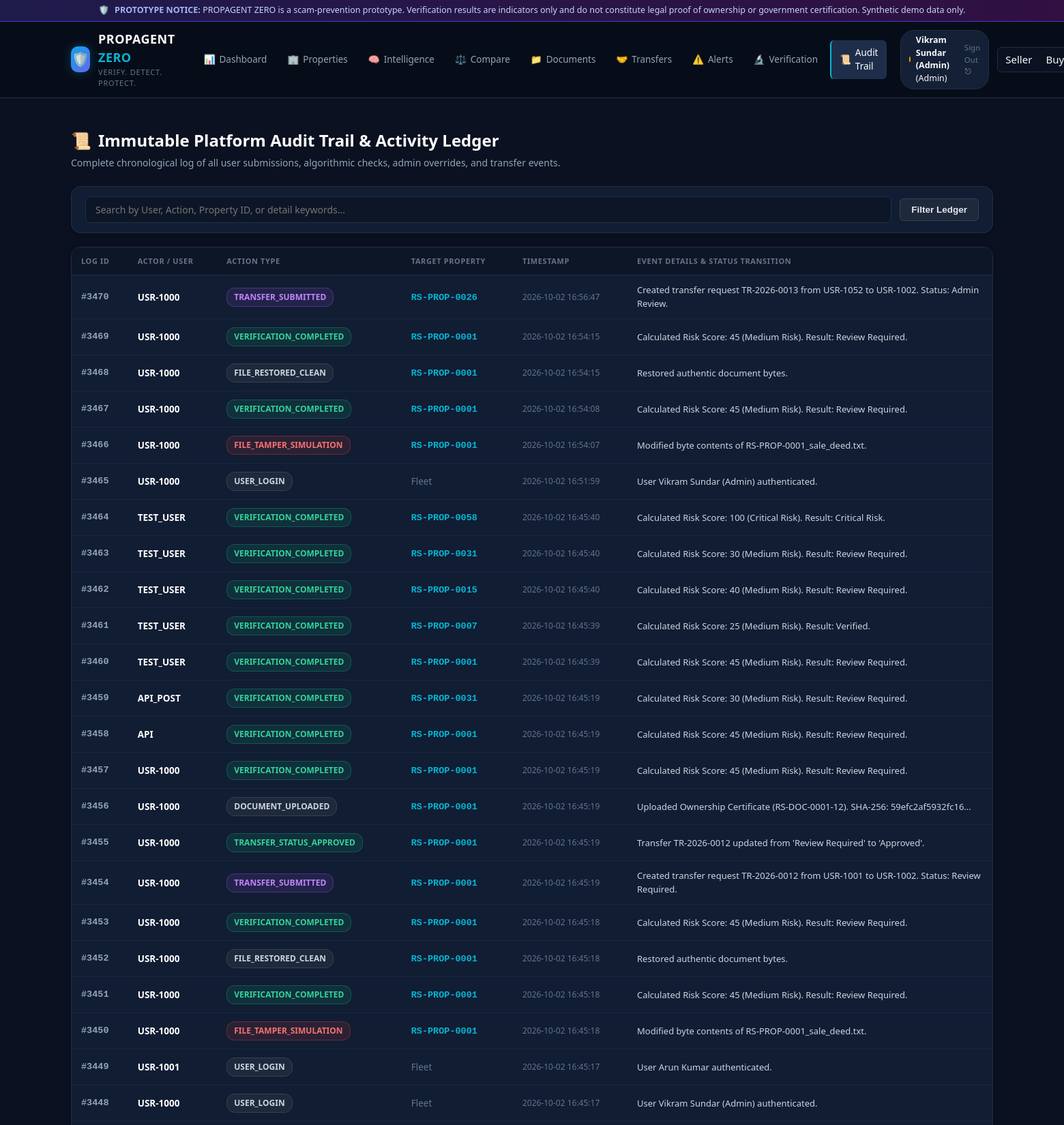
The app's page /audit (signed in, upper part) with its own data.
### tables this page shows
CREATE TABLE audit_logs (
        id INTEGER PRIMARY KEY AUTOINCREMENT,
        user_id TEXT NOT NULL,
        property_id TEXT,
        action TEXT NOT NULL,
        timestamp TEXT NOT NULL DEFAULT CURRENT_TIMESTAMP,
        details TEXT
    );

### app.py (the view)
@app.route('/audit')
@login_required
@role_required('admin')
def audit():
    query = request.args.get('q', '').strip()
    conn = get_db_connection()
    cursor = conn.cursor()
    sql = "SELECT * FROM audit_logs WHERE 1=1"
    params = []
    if query:
        sql += " AND (user_id LIKE ? OR action LIKE ? OR property_id LIKE ? OR details LIKE ?)"
        q_wild = f"%{query}%"
        params.extend([q_wild] * 4)
    sql += " ORDER BY id DESC LIMIT 200"
    cursor.execute(sql, params)
    logs = [dict(r) for r in cursor.fetchall()]
    conn.close()
    return render_template('audit.html', logs=logs, query=query)

### app.py (called while the page is built)
def get_csrf_token():
    if '_csrf_token' not in session:
        session['_csrf_token'] = secrets.token_hex(32)
    return session['_csrf_token']

@app.context_processor
def inject_template_globals():
    return {
        'csrf_token': get_csrf_token,
        'demo_mode': DEMO_MODE,
        'current_user_id': session.get('user_id'),
        'current_user_name': session.get('user_name'),
        'current_user_role': session.get('user_role')
    }

@app.before_request
def security_and_csrf_protect():
    if request.path.startswith('/api/'):
        if 'user_id' in session:
            return
        key = request.headers.get('X-API-Key') or request.args.get('api_key')
        if key and secrets.compare_digest(key, API_KEY):
            return
        return jsonify({
            'error': 'Unauthorized',
            'message': 'API access requires an active session or valid X-API-Key.'
        }), 401
    if request.method in ('POST', 'PUT', 'DELETE', 'PATCH'):
        token = request.form.get('csrf_token') or request.headers.get('X-CSRFToken')
        session_token = session.get('_csrf_token')
        if not session_token or not token or not secrets.compare_digest(token, session_token):
            return render_template('400.html', error_message="CSRF validation failed: Missing or invalid CSRF token."), 400

def login_required(f):
    @wraps(f)
    def decorated_function(*args, **kwargs):
        if 'user_id' not in session:
            flash("Please sign in to access this resource.", "warning")
            return redirect(url_for('login', next=request.url))
        return f(*args, **kwargs)
    return decorated_function

def role_required(*roles):
    def decorator(f):
        @wraps(f)
        def decorated_function(*args, **kwargs):
            if 'user_id' not in session:
                flash("Please sign in to access this resource.", "warning")
                return redirect(url_for('login', next=request.url))
            if session.get('user_role') not in roles:
                flash(f"Access denied: Action requires {' or '.join(roles)} privileges.", "danger")
                return render_template('403.html', required_roles=roles), 403
            return f(*args, **kwargs)
        return decorated_function
    return decorator

### models/database.py (called while the page is built)
def get_db_connection():
    os.makedirs(os.path.dirname(DB_PATH), exist_ok=True)
    conn = sqlite3.connect(DB_PATH)
    conn.row_factory = sqlite3.Row
    conn.execute("PRAGMA foreign_keys = ON")
    return conn

### templates/audit.html (shortened to what this page needs)
{% extends "base.html" %}
{% block content %}
<div class="page-header">
  <div class="page-title">
    <h2><span>📜</span> Immutable Platform Audit Trail & Activity Ledger</h2>
    <p>Complete chronological log of all user submissions, algorithmic checks, admin overrides, and transfer events.</p>
  </div>
</div>
<div class="card" style="padding: 14px 20px; margin-bottom: 20px;">
  <form method="GET" action="{{ url_for('audit') }}" style="display: flex; gap: 12px; align-items: center; flex-wrap: wrap;">
    <div style="flex: 1; min-width: 240px;">
      <input type="text" name="q" value="{{ query }}" class="form-control" placeholder="Search by User, Action, Property ID, or detail keywords...">
    </div>
    <button type="submit" class="btn btn-secondary">Filter Ledger</button>
  </form>
</div>
<div class="card" style="padding: 0; overflow: hidden;">
  <div class="table-responsive">
    <table class="data-table">
      <thead>
        <tr>
          <th>Log ID</th>
          <th>Actor / User</th>
          <th>Action Type</th>
          <th>Target Property</th>
          <th>Timestamp</th>
          <th>Event Details & Status Transition</th>
        </tr>
      </thead>
      <tbody>
        {% for log in logs %}
          <tr>
            <td class="mono-id">#{{ log.id }}</td>
            <td>
              <strong style="color: #fff;">{{ log.user_id }}</strong>
            </td>
            <td>
              {% if 'TAMPER' in log.action or 'MISMATCH' in log.action %}
                <span class="badge badge-high-risk">{{ log.action }}</span>
              {% elif 'VERIF' in log.action or 'APPROVED' in log.action %}
                <span class="badge badge-verified">{{ log.action }}</span>
              {% elif 'TRANSFER' in log.action %}
                <span class="badge badge-duplicate">{{ log.action }}</span>
              {% else %}
                <span class="badge badge-neutral">{{ log.action }}</span>
              {% endif %}
            </td>
            <td>
              {% if log.property_id %}
                <a href="{{ url_for('property_passport', property_id=log.property_id) }}" class="mono-id" style="text-decoration: none;">
                  {{ log.property_id }}
                </a>
              {% else %}
                <span style="color: var(--text-muted);">Fleet</span>
              {% endif %}
            </td>
            <td style="font-size: 12px; color: var(--text-muted);">{{ log.timestamp }}</td>
            <td style="font-size: 13px; color: #cbd5e1; max-width: 450px;">
              {{ log.details }}
            </td>
          </tr>
        {% else %}
          <tr>
            <td colspan="6" style="text-align: center; padding: 32px; color: var(--text-muted);">
              No audit log entries matching your search.
            </td>
          </tr>
        {% endfor %}
      </tbody>
    </table>
  </div>
</div>
{% endblock %}

### static/style.css (style rules this page uses)
:root { --bg-main: #0b1120; --bg-card: #111d33; --bg-card-hover: #162442; --bg-sidebar: #070d18; --border-color: #1e2e4a; --border-subtle: #19263e; --text-primary: #f8fafc; --text-secondary: #94a3b8; --text-muted: #64748b; --accent-cyan: #06b6d4; --accent-blue: #3b82f6; --accent-indigo: #6366f1; --status-green: #10b981; --status-green-bg: rgba(16, 185, 129, 0.12); --status-green-border: rgba(16, 185, 129, 0.3); --status-amber: #f59e0b; --status-amber-bg: rgba(245, 158, 11, 0.12); --status-amber-border: rgba(245, 158, 11, 0.3); --status-red: #ef4444; --status-red-bg: rgba(239, 68, 68, 0.12); --status-red-border: rgba(239, 68, 68, 0.3); --font-sans: system-ui, -apple-system, BlinkMacSystemFont, "Segoe UI", Roboto, "Helvetica Neue", Arial, sans-serif; --font-mono: ui-monospace, SFMono-Regular, Menlo, Monaco, Consolas, "Liberation Mono", "Courier New", monospace; --radius-sm: 6px; --radius-md: 10px; --radius-lg: 14px; }
* { box-sizing: border-box; margin: 0; padding: 0; }
body { background-color: var(--bg-main); color: var(--text-primary); font-family: var(--font-sans); line-height: 1.5; font-size: 15px; min-height: 100vh; display: flex; flex-direction: column; }
.page-header { display: flex; align-items: center; justify-content: space-between; margin-bottom: 24px; flex-wrap: wrap; gap: 16px; }
.page-title h2 { font-size: 24px; font-weight: 700; color: #fff; display: flex; align-items: center; gap: 10px; }
.page-title p { color: var(--text-secondary); font-size: 14px; margin-top: 4px; }
.card { background-color: var(--bg-card); border: 1px solid var(--border-color); border-radius: var(--radius-lg); padding: 20px; margin-bottom: 20px; box-shadow: 0 4px 12px rgba(0, 0, 0, 0.2); }
.badge { display: inline-flex; align-items: center; gap: 5px; font-size: 12px; font-weight: 600; padding: 4px 10px; border-radius: 12px; white-space: nowrap; }
.badge-low-risk, .badge-verified { background: var(--status-green-bg); border: 1px solid var(--status-green-border); color: #34d399; }
.badge-high-risk, .badge-mismatch, .badge-rejected { background: var(--status-red-bg); border: 1px solid var(--status-red-border); color: #f87171; }
.badge-duplicate { background: rgba(168, 85, 247, 0.12); border: 1px solid rgba(168, 85, 247, 0.3); color: #c084fc; }
.badge-neutral { background: #1e293b; border: 1px solid #334155; color: #cbd5e1; }
.table-responsive { width: 100%; overflow-x: auto; }
table.data-table { width: 100%; border-collapse: collapse; font-size: 13.5px; text-align: left; }
table.data-table th { background-color: #0d1627; color: var(--text-muted); font-weight: 600; text-transform: uppercase; font-size: 11px; letter-spacing: 0.6px; padding: 12px 14px; border-bottom: 1px solid var(--border-color); }
table.data-table td { padding: 12px 14px; border-bottom: 1px solid var(--border-subtle); color: var(--text-secondary); }
table.data-table td strong { color: #fff; }
.mono-id { font-family: var(--font-mono); font-weight: 600; color: var(--accent-cyan); }
.btn { display: inline-flex; align-items: center; justify-content: center; gap: 8px; padding: 8px 16px; font-size: 13.5px; font-weight: 600; border-radius: var(--radius-sm); text-decoration: none; border: 1px solid transparent; cursor: pointer; transition: all 0.15s ease; }
.btn-secondary { background: #1e293b; color: #e2e8f0; border-color: #334155; }
input.form-control, select.form-control, textarea.form-control { width: 100%; background: #0d1627; border: 1px solid var(--border-color); color: #fff; padding: 9px 14px; border-radius: var(--radius-sm); font-size: 14px; outline: none; font-family: inherit; }

### records on screen
audit_logs: id "3470", user_id "USR-1000", action "TRANSFER_SUBMITTED", property_id "RS-PROP-0026", timestamp "2026-10-02 16:56:47", details "Created transfer request TR-2026-0013 from USR-1052 to USR-1002. Status: Admin Review."
audit_logs: id "3469", user_id "USR-1000", action "VERIFICATION_COMPLETED", property_id "RS-PROP-0001", timestamp "2026-10-02 16:54:15", details "Calculated Risk Score: 45 (Medium Risk). Result: Review Required."
audit_logs: id "3468", user_id "USR-1000", action "FILE_RESTORED_CLEAN", property_id "RS-PROP-0001", timestamp "2026-10-02 16:54:15", details "Restored authentic document bytes."
audit_logs: id "3467", user_id "USR-1000", action "VERIFICATION_COMPLETED", property_id "RS-PROP-0001", timestamp "2026-10-02 16:54:08", details "Calculated Risk Score: 45 (Medium Risk). Result: Review Required."
audit_logs: id "3466", user_id "USR-1000", action "FILE_TAMPER_SIMULATION", property_id "RS-PROP-0001", timestamp "2026-10-02 16:54:07", details "Modified byte contents of RS-PROP-0001_sale_deed.txt."
audit_logs: id "3465", user_id "USR-1000", action "USER_LOGIN", shows "Fleet", timestamp "2026-10-02 16:51:59", details "User Vikram Sundar (Admin) authenticated."
audit_logs: id "3464", user_id "TEST_USER", action "VERIFICATION_COMPLETED", property_id "RS-PROP-0058", timestamp "2026-10-02 16:45:40", details "Calculated Risk Score: 100 (Critical Risk). Result: Critical Risk."
audit_logs: id "3463", user_id "TEST_USER", action "VERIFICATION_COMPLETED", property_id "RS-PROP-0031", timestamp "2026-10-02 16:45:40", details "Calculated Risk Score: 30 (Medium Risk). Result: Review Required."
audit_logs: id "3462", user_id "TEST_USER", action "VERIFICATION_COMPLETED", property_id "RS-PROP-0015", timestamp "2026-10-02 16:45:40", details "Calculated Risk Score: 40 (Medium Risk). Result: Review Required."
audit_logs: id "3461", user_id "TEST_USER", action "VERIFICATION_COMPLETED", property_id "RS-PROP-0007", timestamp "2026-10-02 16:45:39", details "Calculated Risk Score: 25 (Medium Risk). Result: Verified."
audit_logs: id "3460", user_id "TEST_USER", action "VERIFICATION_COMPLETED", property_id "RS-PROP-0001", timestamp "2026-10-02 16:45:39", details "Calculated Risk Score: 45 (Medium Risk). Result: Review Required."
audit_logs: id "3459", user_id "API_POST", action "VERIFICATION_COMPLETED", property_id "RS-PROP-0031", timestamp "2026-10-02 16:45:19", details "Calculated Risk Score: 30 (Medium Risk). Result: Review Required."
audit_logs: id "3458", user_id "API", action "VERIFICATION_COMPLETED", property_id "RS-PROP-0001", timestamp "2026-10-02 16:45:19", details "Calculated Risk Score: 45 (Medium Risk). Result: Review Required."
audit_logs: id "3457", user_id "USR-1000", action "VERIFICATION_COMPLETED", property_id "RS-PROP-0001", timestamp "2026-10-02 16:45:19", details "Calculated Risk Score: 45 (Medium Risk). Result: Review Required."
audit_logs: id "3456", user_id "USR-1000", action "DOCUMENT_UPLOADED", property_id "RS-PROP-0001", timestamp "2026-10-02 16:45:19", details "Uploaded Ownership Certificate (RS-DOC-0001-12). SHA-256: 59efc2af5932fc16..."
audit_logs: id "3455", user_id "USR-1000", action "TRANSFER_STATUS_APPROVED", property_id "RS-PROP-0001", timestamp "2026-10-02 16:45:19", details "Transfer TR-2026-0012 updated from 'Review Required' to 'Approved'."
audit_logs: id "3454", user_id "USR-1000", action "TRANSFER_SUBMITTED", property_id "RS-PROP-0001", timestamp "2026-10-02 16:45:19", details "Created transfer request TR-2026-0012 from USR-1001 to USR-1002. Status: Review Required."
audit_logs: id "3453", user_id "USR-1000", action "VERIFICATION_COMPLETED", property_id "RS-PROP-0001", timestamp "2026-10-02 16:45:18", details "Calculated Risk Score: 45 (Medium Risk). Result: Review Required."
audit_logs: id "3452", user_id "USR-1000", action "FILE_RESTORED_CLEAN", property_id "RS-PROP-0001", timestamp "2026-10-02 16:45:18", details "Restored authentic document bytes."
audit_logs: id "3451", user_id "USR-1000", action "VERIFICATION_COMPLETED", property_id "RS-PROP-0001", timestamp "2026-10-02 16:45:18", details "Calculated Risk Score: 45 (Medium Risk). Result: Review Required."
audit_logs: id "3450", user_id "USR-1000", action "FILE_TAMPER_SIMULATION", property_id "RS-PROP-0001", timestamp "2026-10-02 16:45:18", details "Modified byte contents of RS-PROP-0001_sale_deed.txt."
audit_logs: id "3449", user_id "USR-1001", action "USER_LOGIN", shows "Fleet", timestamp "2026-10-02 16:45:17", details "User Arun Kumar authenticated."
audit_logs: id "3448", user_id "USR-1000", action "USER_LOGIN", shows "Fleet", timestamp "2026-10-02 16:45:17", details "User Vikram Sundar (Admin) authenticated."

### other values on screen
{{ session.get('user_name', 'Demo User') }} "Vikram Sundar (Admin)"
{{ session.get('user_role', 'user')|capitalize }} "Admin"
